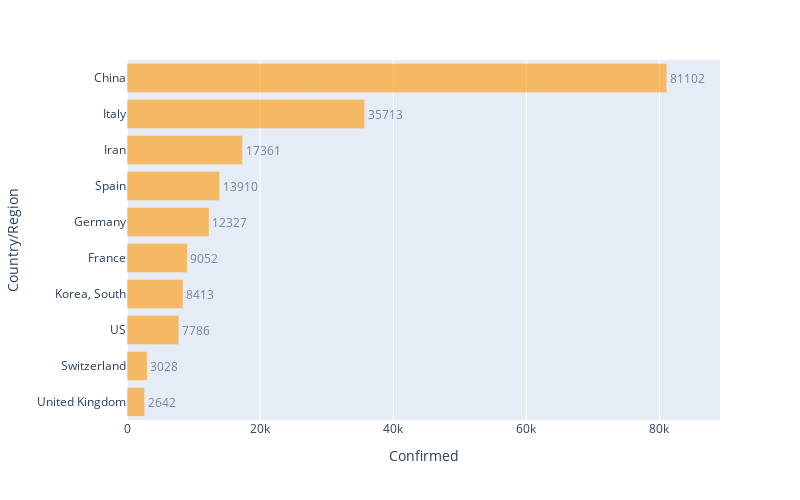

The notebook cell saved with this chart:
### Markdown cell above
### Confirmés

### Code cell
top10Confirmed = px.bar(classement.sort_values('Confirmed', ascending=False).head(10).sort_values('Confirmed', ascending=True), 
             x="Confirmed", y="Country/Region", text='Confirmed', orientation='h', 
             width=800, height=500, range_x = [0, max(classement['Confirmed'])+8000])
top10Confirmed.update_traces(marker_color=colorYellow, opacity=0.6, textposition='outside')
top10Confirmed.show()

### Figure 1 — Plotly figure (JSON) as saved in the notebook; plotly's stock layout.template omitted (floating-point values rounded to 4 significant figures)
{"data": [{"alignmentgroup": "True", "hoverlabel": {"namelength": 0}, "hovertemplate": "Confirmed=%{text}<br>Country/Region=%{y}", "legendgroup": "", "marker": {"color": "#fe9801"}, "name": "", "offsetgroup": "", "opacity": 0.6, "orientation": "h", "showlegend": false, "text": [2642, 3028, 7786, 8413, 9052, 12327, 13910, 17361, 35713, 81102], "textposition": "outside", "type": "bar", "x": [2642, 3028, 7786, 8413, 9052, 12327, 13910, 17361, 35713, 81102], "xaxis": "x", "y": ["United Kingdom", "Switzerland", "US", "Korea, South", "France", "Germany", "Spain", "Iran", "Italy", "China"], "yaxis": "y"}], "layout": {"barmode": "relative", "height": 500, "legend": {"tracegroupgap": 0}, "margin": {"t": 60}, "width": 800, "xaxis": {"anchor": "y", "domain": [0, 1], "range": [0, 89102], "title": {"text": "Confirmed"}}, "yaxis": {"anchor": "x", "domain": [0, 1], "title": {"text": "Country/Region"}}}}
